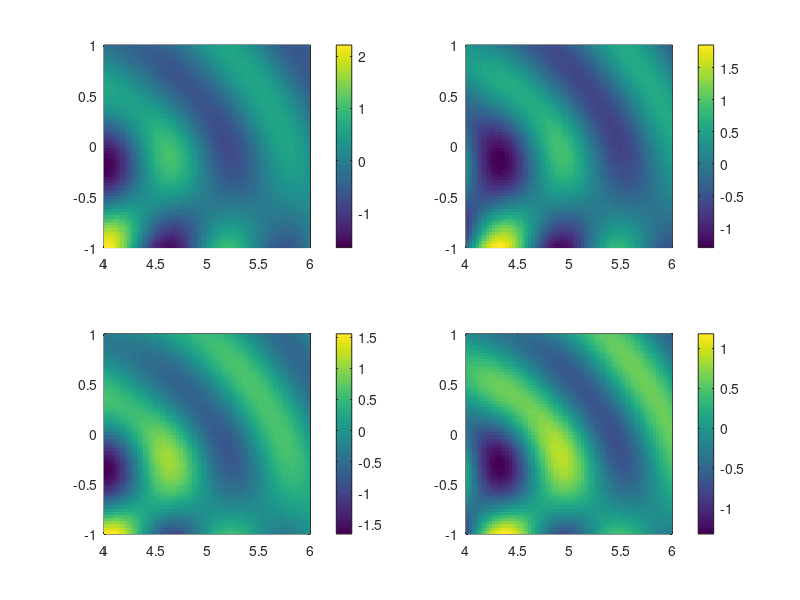

MATLAB code for this plot:
clear
clc

N=64;
x_choose=linspace(4,6,N);
y_choose=linspace(-1,1,N);
[xx,yy]=meshgrid(x_choose,y_choose);

load('data_1.mat')
i_test=1;
figure()
for i=1:4
    subplot(2,2,i)
    temp= phi_gather(i_test,i,:,:);
    temp=reshape(temp,[64,64]);
    pcolor(xx, yy, temp); hold on;
    shading flat;
    colorbar
end

disp(V_gather(i_test,:))
disp(ee_gather(i_test))
disp(score_gather(i_test))
